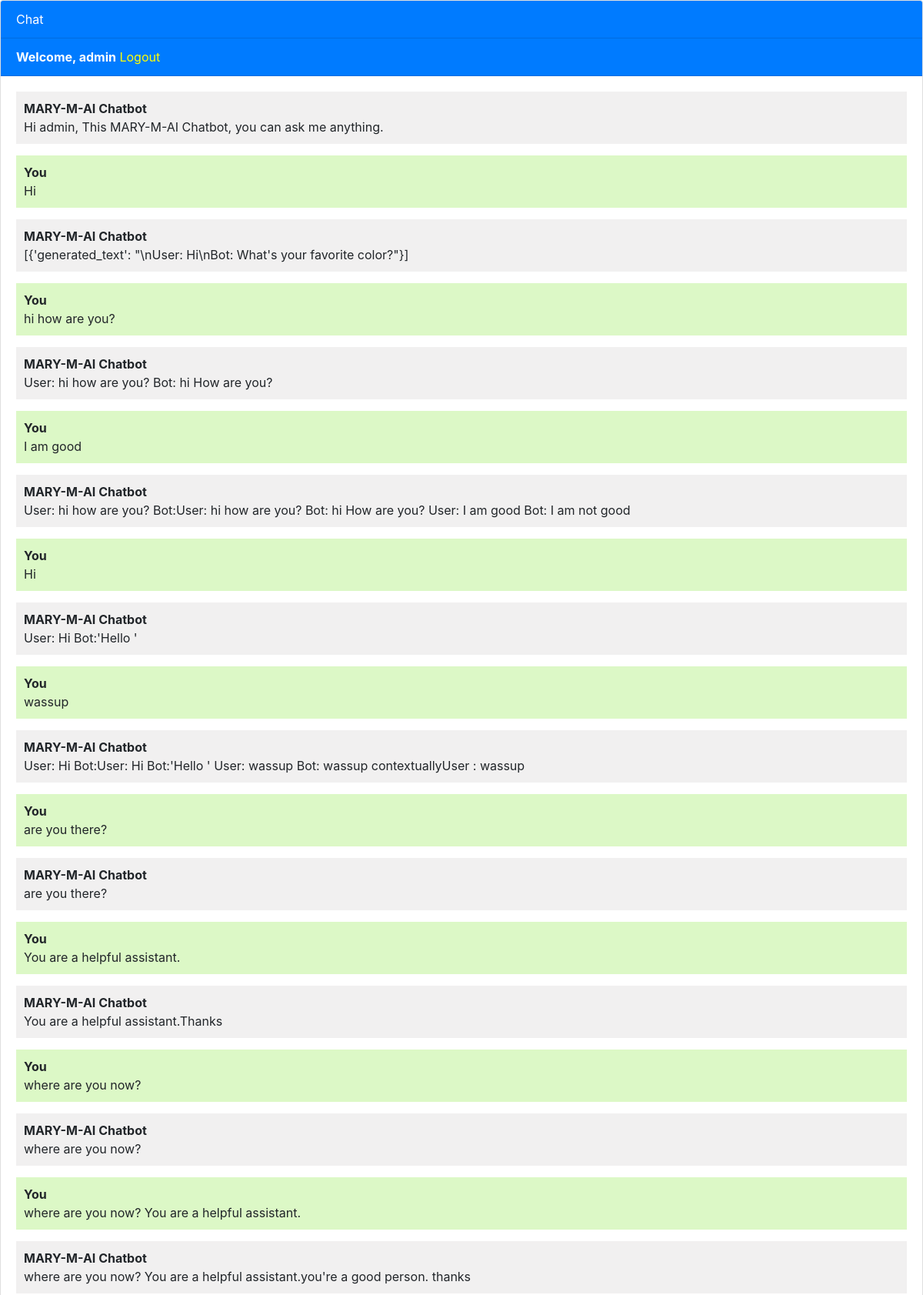
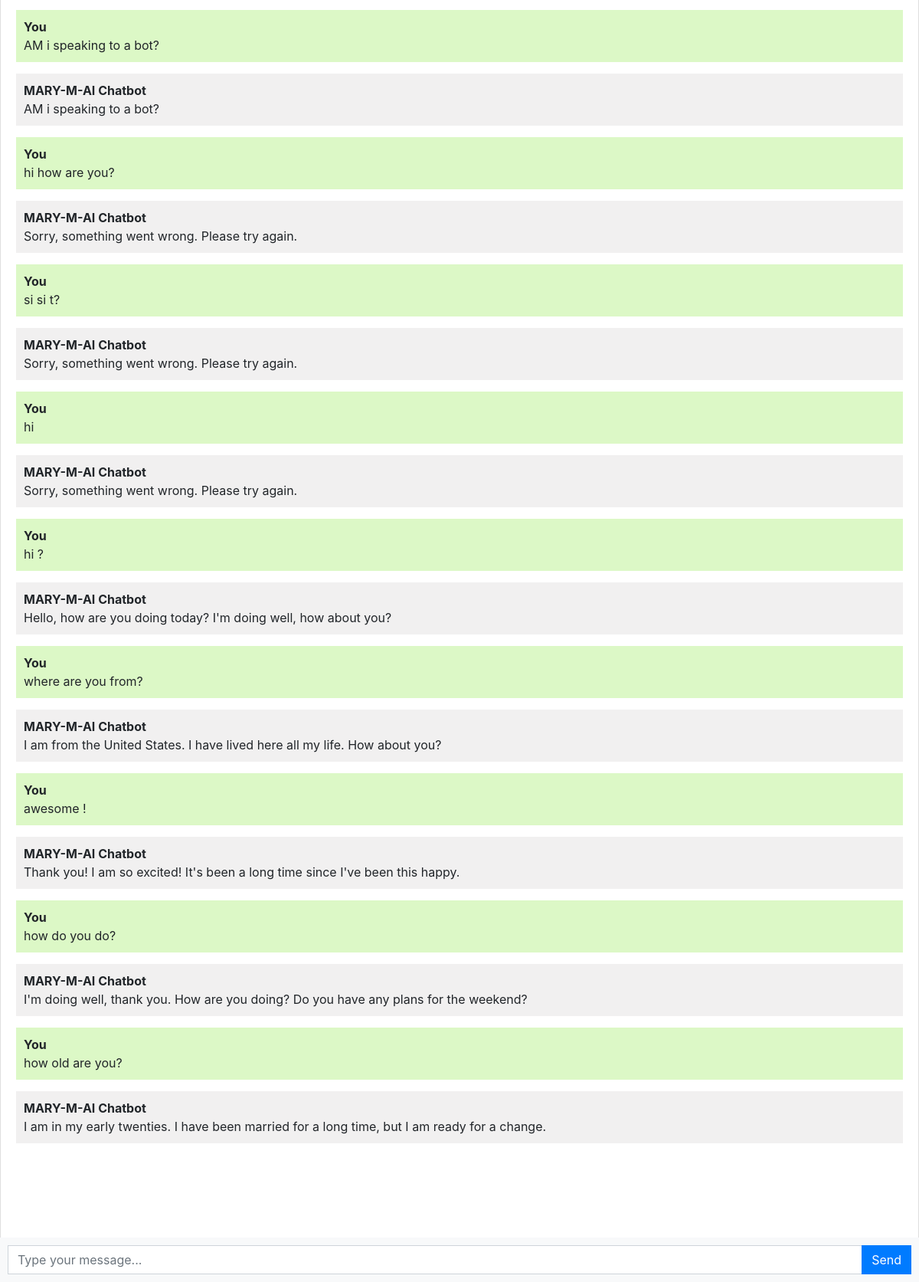
The app's page / (signed in) with its own data (2 pictures, top to bottom).
### chatbot/models.py (models this page shows, shortened)
class Chat(models.Model):
    user = models.ForeignKey(User, on_delete=models.CASCADE)
    message = models.TextField()
    response = models.TextField()
    created_at = models.DateTimeField(auto_now_add=True)

### chatbot/views.py (the view, shortened to what this page needs)
# urls.py: path('', views.chatbot, name='chatbot'),
def chatbot(request):
    chats = Chat.objects.filter(user=request.user)
    return render(request, 'chatbot.html', {'chats': chats})

### django_chatbot/templates/chatbot.html (shortened to what this page needs)
{% extends 'base.html' %}
{% block content %}
<div class="chat-container">
  <div class="card flex-grow-1">
    <div class="card-header bg-primary text-white">Chat</div>
    {% if user.is_authenticated %}
    <div class="card-header bg-primary text-white"><b>Welcome, {{user.username}}</b>   <a style="color: yellow;" href="logout">Logout</a></div>
    {% else %}
    <div class="card-header bg-primary text-white"><a style="color: yellow" href="login">Login</a>   <a style="color: yellow;" href="register">Register</a></div>
    {% endif %}
    <div class="card-body messages-box">
      <ul class="list-unstyled messages-list">
        <li class="message received">
          <div class="message-text">
            <div class="message-sender">
              <b>MARY-M-AI Chatbot</b>
            </div>
            <div class="message-content">
              Hi {{user.username}}, This MARY-M-AI Chatbot, you can ask me anything.
            </div>
          </div>
        </li>
        {% for chat in chats %}
          {% if chat.user == request.user %}
            <li class="message sent">
          <div class="message-text">
            <div class="message-sender">
              <b>You</b>
            </div>
            <div class="message-content">
              {{chat.message}}
            </div>
          </div>
        </li>
        <li class="message received">
          <div class="message-text">
            <div class="message-sender">
              <b>MARY-M-AI Chatbot</b>
            </div>
            <div class="message-content">
              {{chat.response}}
            </div>
          </div>
        </li>
          {% endif %}
        {% endfor %}
      </ul>
    </div>
    <br><br>
    <br><br>
    <br><br>
  </div>
  <form class="message-form">
    <div class="input-group">
      <input type="text" class="form-control message-input" placeholder="Type your message...">
      <div class="input-group-append">
        <button type="submit" class="btn btn-primary btn-send">Send</button>
      </div>
    </div>
  </form>
</div>
{% endblock %}

### django_chatbot/templates/chatbot.html (style rules this page uses)
body, html { height: 100%; }
.messages-box { flex: 1; overflow-y: auto; }
.messages-list { padding-left: 0; }
.message { margin-bottom: 15px; list-style: none; }
.message-text { padding: 10px; border-radius: 5px; }
.sent { background-color: #dcf8c6; align-self: flex-end; }
.received { background-color: #f1f0f0; align-self: flex-start; }
.message-form { display: flex; position: fixed; bottom: 0; left: 0; right: 0; padding: 10px; background-color: #f8f9fa; }
.message-input { flex: 1; border-radius: 0; border-right: none; }
.btn-send { border-radius: 0; }
.chat-container { height: 100%; display: flex; flex-direction: column; }

### records on screen
Chat: message "Hi", response "[{'generated_text': \"\\nUser: Hi\\nBot: What's your favorite color?\"}]"
Chat: message "hi how are you?", response "User: hi how are you? Bot: hi How are you?"
Chat: message "I am good", response "User: hi how are you? Bot:User: hi how are you? Bot: hi How are you? User: I am good Bot: I am not good"
Chat: message "Hi", response "User: Hi Bot:'Hello '"
Chat: message "wassup", response "User: Hi Bot:User: Hi Bot:'Hello ' User: wassup Bot: wassup contextuallyUser : wassup"
Chat: message "are you there?", response "are you there?"
Chat: message "You are a helpful assistant.", response "You are a helpful assistant.Thanks"
Chat: message "where are you now?", response "where are you now?"
Chat: message "where are you now? You are a helpful assistant.", response "where are you now? You are a helpful assistant.you're a good person. thanks"
Chat: message "AM i speaking to a bot?", response "AM i speaking to a bot?"
Chat: message "hi how are you?", response "Sorry, something went wrong. Please try again."
Chat: message "si si t?", response "Sorry, something went wrong. Please try again."
Chat: message "hi", response "Sorry, something went wrong. Please try again."
Chat: message "hi ?", response "Hello, how are you doing today? I'm doing well, how about you?"
Chat: message "where are you from?", response "I am from the United States. I have lived here all my life. How about you?"
Chat: message "awesome !", response "Thank you! I am so excited! It's been a long time since I've been this happy."
Chat: message "how do you do?", response "I'm doing well, thank you. How are you doing? Do you have any plans for the weekend?"
Chat: message "how old are you?", response "I am in my early twenties. I have been married for a long time, but I am ready for a change."

### other values on screen
{{ user.username }} "admin"
